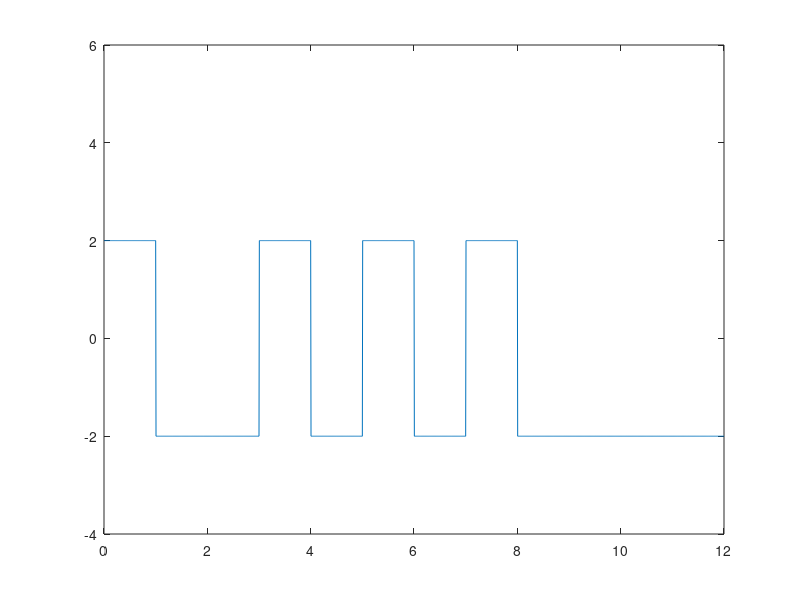

MATLAB code for this plot:
clear


bits = [0,1,1,0,1,0,1,0,1,1,1,1];

for i = 1:length(bits)
    if(bits(i)==1) 
        amplitude(i) = -2;
    else 
        amplitude(i) = 2;
    end
    
end



bitrate = 1;
Time=12  

sampling_frequency = 150;

time = 0:bitrate/sampling_frequency:Time;

x = 1;

for i = 1:length(time)
    y_value(i)= amplitude(x);
    if time(i)>=x
        x= x+1;
    end
end
     

plot(time,y_value);
axis([0 Time -4 6]);


% demodulation
x = 1;

for i = 1:length(time)
    if time(i)>x
        x = x + 1;
        ans_bits(x) = 1;
        if(y_value(i)>0)
            ans_bits(x) = 0;
        end
        %ans_bits(x) = y_value(i);
    end
end

disp('Demodulation : ')
disp(ans_bits)


